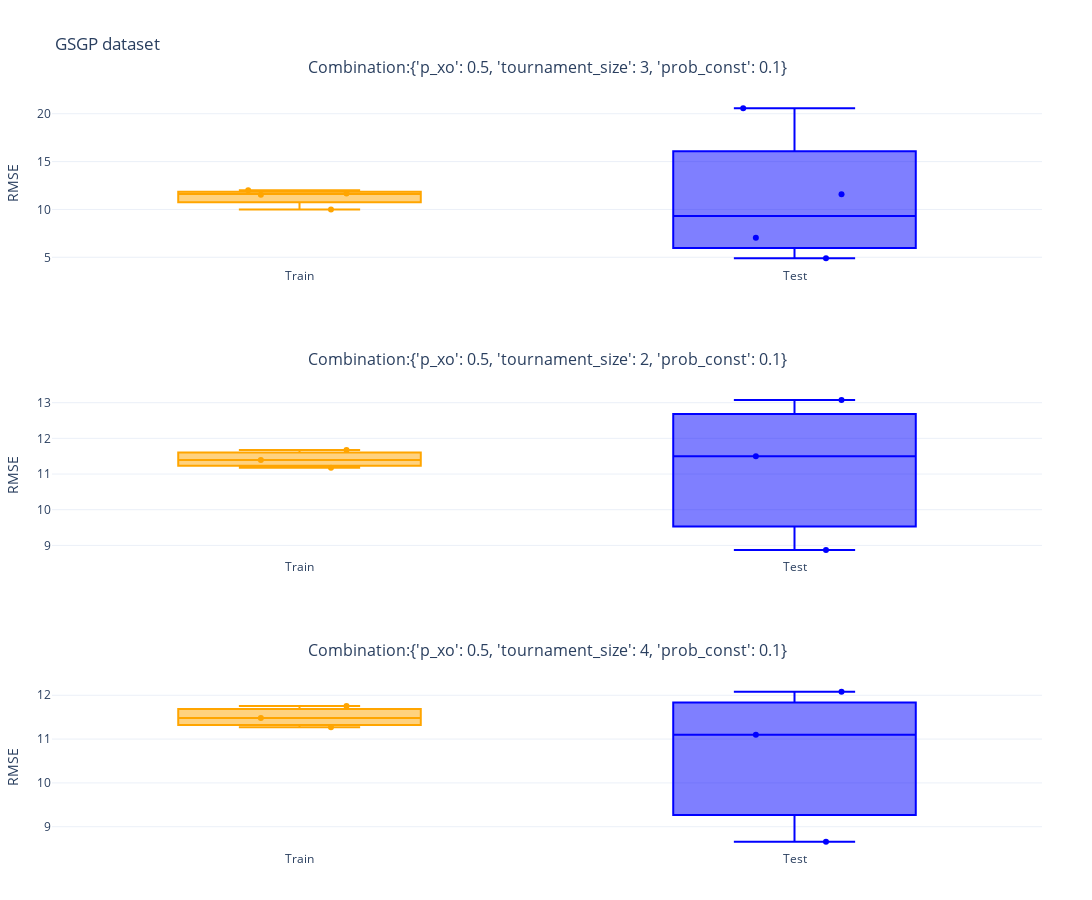

Write notebook code for a chart like this one.
### Code cell
train_test_best_combs(model_name='GSGP')

### Figure 1 — Plotly figure (JSON) as saved in the notebook; plotly's stock layout.template omitted (floating-point values rounded to 4 significant figures)
{"data": [{"boxpoints": "all", "jitter": 0.5, "line": {"color": "orange"}, "name": "Train", "pointpos": 0, "type": "box", "xaxis": "x", "y": [9.992, 12.01, 11.68, 11.53], "yaxis": "y"}, {"boxpoints": "all", "jitter": 0.5, "line": {"color": "blue"}, "name": "Test", "pointpos": 0, "type": "box", "xaxis": "x", "y": [20.56, 4.892, 7.033, 11.59], "yaxis": "y"}, {"boxpoints": "all", "jitter": 0.5, "line": {"color": "orange"}, "name": "Train", "pointpos": 0, "type": "box", "xaxis": "x2", "y": [11.18, 11.68, 11.4], "yaxis": "y2"}, {"boxpoints": "all", "jitter": 0.5, "line": {"color": "blue"}, "name": "Test", "pointpos": 0, "type": "box", "xaxis": "x2", "y": [13.08, 8.871, 11.5], "yaxis": "y2"}, {"boxpoints": "all", "jitter": 0.5, "line": {"color": "orange"}, "name": "Train", "pointpos": 0, "type": "box", "xaxis": "x3", "y": [11.27, 11.48, 11.76], "yaxis": "y3"}, {"boxpoints": "all", "jitter": 0.5, "line": {"color": "blue"}, "name": "Test", "pointpos": 0, "type": "box", "xaxis": "x3", "y": [12.08, 11.1, 8.659], "yaxis": "y3"}], "layout": {"annotations": [{"font": {"size": 16}, "showarrow": false, "text": "Combination:{'p_xo': 0.5, 'tournament_size': 3, 'prob_const': 0.1}", "x": 0.5, "xanchor": "center", "xref": "paper", "y": 1, "yanchor": "bottom", "yref": "paper", "yshift": 20}, {"font": {"size": 16}, "showarrow": false, "text": "Combination:{'p_xo': 0.5, 'tournament_size': 2, 'prob_const': 0.1}", "x": 0.5, "xanchor": "center", "xref": "paper", "y": 0.6111, "yanchor": "bottom", "yref": "paper", "yshift": 20}, {"font": {"size": 16}, "showarrow": false, "text": "Combination:{'p_xo': 0.5, 'tournament_size': 4, 'prob_const': 0.1}", "x": 0.5, "xanchor": "center", "xref": "paper", "y": 0.2222, "yanchor": "bottom", "yref": "paper", "yshift": 20}], "height": 900, "margin": {"b": 50, "l": 50, "r": 50, "t": 100}, "showlegend": false, "title": {"text": "GSGP dataset"}, "width": 1100, "xaxis": {"anchor": "y", "domain": [0, 1]}, "xaxis2": {"anchor": "y2", "domain": [0, 1]}, "xaxis3": {"anchor": "y3", "domain": [0, 1]}, "yaxis": {"anchor": "x", "domain": [0.7778, 1], "range": [0, null], "showgrid": true, "title": {"text": "RMSE"}}, "yaxis2": {"anchor": "x2", "domain": [0.3889, 0.6111], "range": [0, null], "showgrid": true, "title": {"text": "RMSE"}}, "yaxis3": {"anchor": "x3", "domain": [0, 0.2222], "range": [0, null], "showgrid": true, "title": {"text": "RMSE"}}}}
